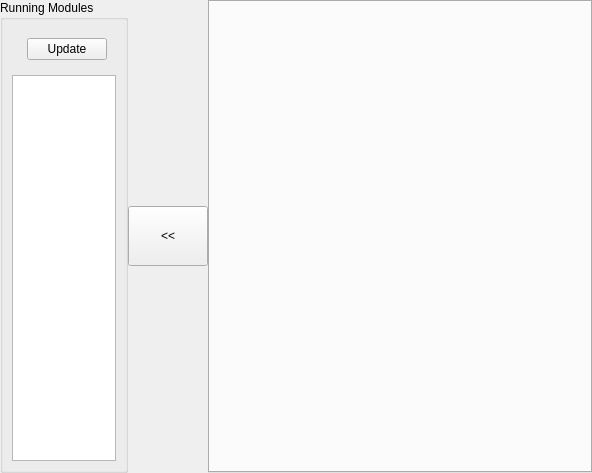
<?xml version="1.0" encoding="UTF-8"?>
<ui version="4.0">
 <class>LogPageForm</class>
 <widget class="QWidget" name="LogPageForm">
  <property name="geometry">
   <rect>
    <x>0</x>
    <y>0</y>
    <width>592</width>
    <height>473</height>
   </rect>
  </property>
  <property name="windowTitle">
   <string>Form</string>
  </property>
  <layout class="QHBoxLayout" name="horizontalLayout" stretch="1,0,3">
   <property name="spacing">
    <number>0</number>
   </property>
   <property name="leftMargin">
    <number>0</number>
   </property>
   <property name="topMargin">
    <number>0</number>
   </property>
   <property name="rightMargin">
    <number>0</number>
   </property>
   <property name="bottomMargin">
    <number>0</number>
   </property>
   <item>
    <widget class="QGroupBox" name="groupBox">
     <property name="title">
      <string>Running Modules</string>
     </property>
     <layout class="QVBoxLayout" name="verticalLayout" stretch="0,1">
      <item>
       <widget class="QWidget" name="widget" native="true">
        <layout class="QHBoxLayout" name="horizontalLayout_2">
         <item>
          <spacer name="horizontalSpacer">
           <property name="orientation">
            <enum>Qt::Horizontal</enum>
           </property>
           <property name="sizeHint" stdset="0">
            <size>
             <width>40</width>
             <height>20</height>
            </size>
           </property>
          </spacer>
         </item>
         <item>
          <widget class="QPushButton" name="updateBtn">
           <property name="text">
            <string>Update</string>
           </property>
          </widget>
         </item>
        </layout>
       </widget>
      </item>
      <item>
       <widget class="QListWidget" name="windowsList"/>
      </item>
     </layout>
    </widget>
   </item>
   <item>
    <widget class="QPushButton" name="expandBtn">
     <property name="minimumSize">
      <size>
       <width>0</width>
       <height>60</height>
      </size>
     </property>
     <property name="text">
      <string>&lt;&lt;</string>
     </property>
    </widget>
   </item>
   <item>
    <widget class="QTabWidget" name="logTab">
     <property name="currentIndex">
      <number>-1</number>
     </property>
     <property name="tabsClosable">
      <bool>true</bool>
     </property>
    </widget>
   </item>
  </layout>
 </widget>
 <resources/>
 <connections/>
</ui>
